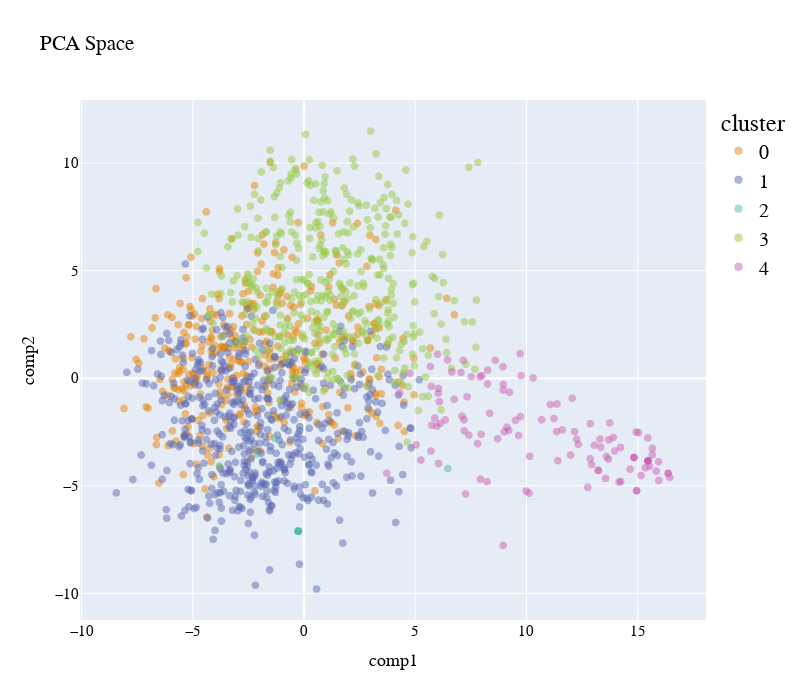

This figure's notebook cell:
### Code cell
plot_pca_2d(df_pca_2d, title = "PCA Space", opacity=0.5, width_line = 0.1)

### Figure 1 — Plotly figure (JSON) as saved in the notebook; plotly's stock layout.template omitted (floating-point values rounded to 4 significant figures; data arrays with more than 128 entries replaced by an {"elided": "..."} marker saying what was removed)
{"data": [{"hovertemplate": "cluster=0<br>comp1=%{x}<br>comp2=%{y}<extra></extra>", "legendgroup": "0", "marker": {"color": "rgb(229, 134, 6)", "line": {"color": "black", "width": 0.1}, "opacity": 0.5, "size": 8, "symbol": "circle"}, "mode": "markers", "name": "0", "showlegend": true, "type": "scattergl", "x": {"elided": "377 float values"}, "xaxis": "x", "y": {"elided": "377 float values"}, "yaxis": "y"}, {"hovertemplate": "cluster=1<br>comp1=%{x}<br>comp2=%{y}<extra></extra>", "legendgroup": "1", "marker": {"color": "rgb(93, 105, 177)", "line": {"color": "black", "width": 0.1}, "opacity": 0.5, "size": 8, "symbol": "circle"}, "mode": "markers", "name": "1", "showlegend": true, "type": "scattergl", "x": {"elided": "513 float values"}, "xaxis": "x", "y": {"elided": "513 float values"}, "yaxis": "y"}, {"hovertemplate": "cluster=2<br>comp1=%{x}<br>comp2=%{y}<extra></extra>", "legendgroup": "2", "marker": {"color": "rgb(82, 188, 163)", "line": {"color": "black", "width": 0.1}, "opacity": 0.5, "size": 8, "symbol": "circle"}, "mode": "markers", "name": "2", "showlegend": true, "type": "scattergl", "x": [-0.2601, -0.2601, -0.2601, -0.2601, -0.2601, -0.2601, -0.2601, -0.2601, -0.2601, -0.2601, -0.2601, -0.2601, -0.2601, -0.2601, -0.2601, -0.2601, -0.2601, -3.801, -0.2601, -0.2601, -0.2601, -0.2601, -0.2601, -0.2601, -0.2601, -2.105, -0.2601, -0.2601, -0.2601, -0.2601, -0.2601, -0.2601, -0.2601, -0.2601, -0.2601, -0.2601, -0.2601, -0.2601, -0.2601, -0.2601, -0.2601, -0.2601, -0.2601, 6.467, -0.2601, -0.2601, -0.2601, -0.2601, -0.2601, -0.2601, -0.2601, -0.2601, -0.2601, -0.2601, -0.2601, -0.2601, -0.2601, -0.2601, -0.2601, -0.2601, -0.2601, -0.2601, -0.2601, -0.2601, -0.2601, -0.2601, -0.2601, -0.2601, -0.2601, -0.2601, -0.2601, -0.2601, -0.2601, -0.2601, -0.2601, -0.2601, -0.2601, -0.2601, -0.2601, -0.2601, -0.2601, -0.2601, -0.2601, -0.2601, -0.2601, -0.2601, -0.2601, -0.2601, -0.2601, -0.2601, -0.2601, -0.2601, -0.2601, -1.315], "xaxis": "x", "y": [-7.108, -7.108, -7.108, -7.108, -7.108, -7.108, -7.108, -7.108, -7.108, -7.108, -7.108, -7.108, -7.108, -7.108, -7.108, -7.108, -7.108, -4.079, -7.108, -7.108, -7.108, -7.108, -7.108, -7.108, -7.108, -3.532, -7.108, -7.108, -7.108, -7.108, -7.108, -7.108, -7.108, -7.108, -7.108, -7.108, -7.108, -7.108, -7.108, -7.108, -7.108, -7.108, -7.108, -4.199, -7.108, -7.108, -7.108, -7.108, -7.108, -7.108, -7.108, -7.108, -7.108, -7.108, -7.108, -7.108, -7.108, -7.108, -7.108, -7.108, -7.108, -7.108, -7.108, -7.108, -7.108, -7.108, -7.108, -7.108, -7.108, -7.108, -7.108, -7.108, -7.108, -7.108, -7.108, -7.108, -7.108, -7.108, -7.108, -7.108, -7.108, -7.108, -7.108, -7.108, -7.108, -7.108, -7.108, -7.108, -7.108, -7.108, -7.108, -7.108, -7.108, -2.801], "yaxis": "y"}, {"hovertemplate": "cluster=3<br>comp1=%{x}<br>comp2=%{y}<extra></extra>", "legendgroup": "3", "marker": {"color": "rgb(153, 201, 69)", "line": {"color": "black", "width": 0.1}, "opacity": 0.5, "size": 8, "symbol": "circle"}, "mode": "markers", "name": "3", "showlegend": true, "type": "scattergl", "x": {"elided": "396 float values"}, "xaxis": "x", "y": {"elided": "396 float values"}, "yaxis": "y"}, {"hovertemplate": "cluster=4<br>comp1=%{x}<br>comp2=%{y}<extra></extra>", "legendgroup": "4", "marker": {"color": "rgb(204, 97, 176)", "line": {"color": "black", "width": 0.1}, "opacity": 0.5, "size": 8, "symbol": "circle"}, "mode": "markers", "name": "4", "showlegend": true, "type": "scattergl", "x": [13.69, 15.34, 15.46, 7.411, 9.984, 15.46, 6.119, 6.453, 7.914, 5.879, 9.733, 14.24, 7.329, 7.201, 12.16, 15.52, 13.6, 6.642, 9.507, 5.97, 15.83, 11.98, 11.35, 10.14, 13.34, 14.95, 10.12, 14.16, 8.253, 14.95, 6.345, 6.041, 15.46, 14.23, 16.37, 15.45, 7.19, 9.757, 5.708, 9.115, 15.15, 15.95, 11.37, 15.46, 9.65, 13.55, 15.46, 8.228, 14.66, 8.706, 6.044, 7.106, 6.084, 7.516, 8.258, 16.37, 15.66, 9.206, 7.93, 6.047, 13.7, 9.717, 13.23, 12.93, 11.24, 4.76, 16.44, 7.987, 10.3, 12.87, 6.0, 15.94, 8.961, 7.802, 8.596, 15.66, 12.05, 5.041, 5.252, 8.343, 3.72, 11.41, 12.87, 7.959, 11.07, 8.95, 10.68, 12.75, 8.943, 12.26, 13.96, 14.93, 15.46, 14.83, 6.751, 9.233, 5.718, 7.261, 13.05, 13.75, 4.299, 14.83, 8.955, 11.61, 7.057, 14.83, 15.04, 13.3, 5.681, 7.163, 13.9, 15.46, 12.33, 5.738, 9.001, 13.23], "xaxis": "x", "y": [-3.762, -4.167, -3.842, -2.647, -5.248, -3.842, -2.104, 0.8443, 0.06377, -1.852, -1.782, -4.803, -0.8643, -2.447, -2.485, -4.099, -3.641, 0.2891, -1.961, -2.229, -4.318, -3.572, -2.483, -3.624, -3.206, -5.233, -5.339, -4.826, -0.2694, -5.233, -1.94, -0.6969, -3.842, -3.22, -4.424, -2.777, -1.936, 0.1109, -3.387, -2.278, -4.525, -4.753, -1.199, -3.842, -2.664, -4.658, -3.842, -4.813, -4.225, -2.81, -0.4758, -1.761, -1.095, 0.07203, 0.3786, -4.424, -3.562, -2.43, -4.691, -3.966, -2.87, 1.143, -4.286, -4.022, -1.873, 0.2294, -4.608, 0.122, 0.01071, -3.745, 1.115, -3.883, -0.2923, -3.037, 0.8332, -3.265, -0.9364, -3.098, -3.807, -1.629, -4.419, -3.835, -2.116, -2.609, -1.225, -7.775, -1.935, -5.074, 0.5346, -2.837, -3.384, -2.505, -3.842, -3.686, -0.9812, -0.6506, -0.381, -5.384, -3.117, -2.077, -0.681, -3.686, -0.557, -2.404, 0.2636, -3.686, -2.531, -2.831, 0.5463, 0.8298, -2.756, -3.842, -3.072, -2.185, -2.491, -4.286], "yaxis": "y"}], "layout": {"autosize": false, "font": {"color": "black", "family": "Gilroy", "size": 15}, "height": 700, "legend": {"font": {"size": 20}, "title": {"font": {"family": "Times New Roman"}, "text": "cluster"}, "tracegroupgap": 0}, "scene": {"xaxis": {"title": {"font": {"color": "black"}, "text": "comp1"}}, "yaxis": {"title": {"font": {"color": "black"}, "text": "comp2"}}}, "showlegend": true, "title": {"text": "PCA Space"}, "width": 800, "xaxis": {"anchor": "y", "domain": [0, 1], "title": {"text": "comp1"}}, "yaxis": {"anchor": "x", "domain": [0, 1], "title": {"text": "comp2"}}}}
